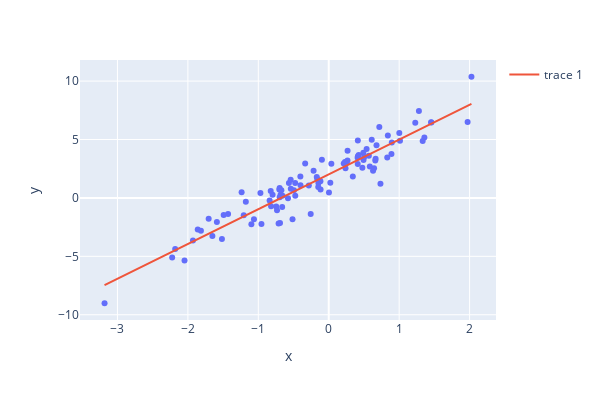

Notebook code for this chart:
### Code cell
fig = px.scatter(
    
    width=600, height=400,
    
    x=X, y=Y)
fig.add_scatter(x=X, y=preds)
fig.show()
